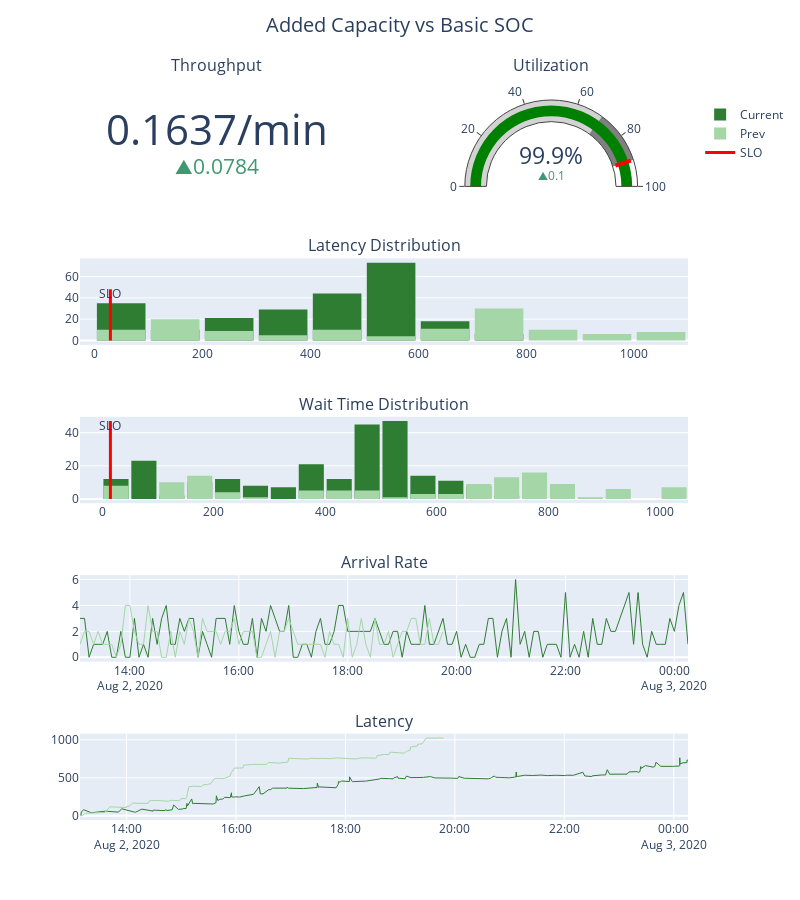

The notebook cell this image was saved under:
### Code cell
dashboard = build_dashboard(Q_add_cap, prev_q=Q_basic_soc, title='Added Capacity vs Basic SOC', show_slo=True)
dashboard.show()
